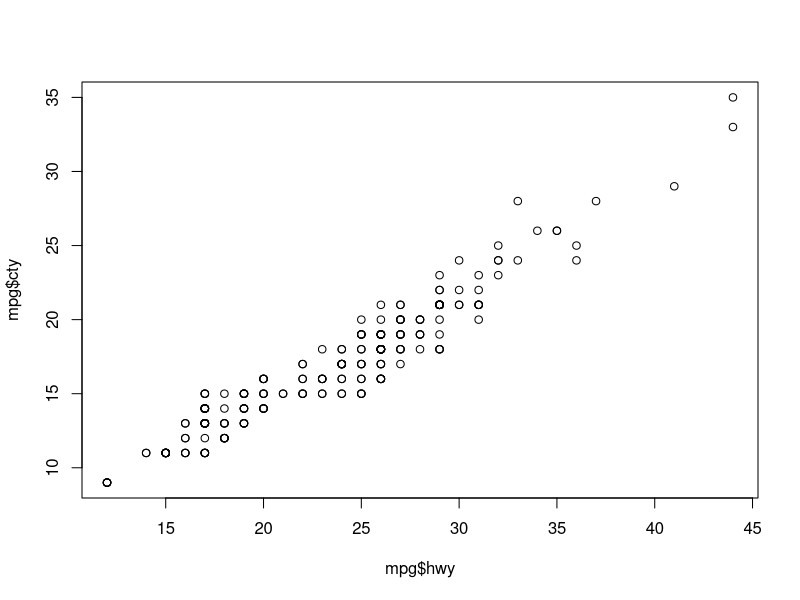

Write the R code that produced this figure.
## ---- chunk 1
cel <- c(-9.4, -23.3)
cel
## ---- chunk 2
vec200 <- rep(c(1,0), length.out = 200)
vec200
## ---- chunk 3
i <- 1
numPerfect <- 0
result <- 1

while (result <= 1001) {
  numPerfect <- numPerfect + 1
  i <- i + 1
  result <- i * i
}

numPerfect
  
## ---- chunk 4
install.packages("ggplot2")
library(ggplot2)

View(mpg)
## ---- chunk 5
s1 <- mpg[order(mpg$hwy, decreasing=TRUE), ]
top3 <- s1[1:3, ]
top3
## ---- chunk 6
s2 <- mpg[mpg$class == 'compact', ]
numCompact <- length(unique(s2$model))
numCompact
## ---- chunk 7
plot(mpg$hwy, mpg$cty)
## ---- chunk 8
year08 <- mpg[mpg$year == 2008, ]
year99 <- mpg[mpg$year == 1999, ]

mean(year08$cty)
mean(year08$hwy)
mean(year99$cty)
mean(year99$cty)
